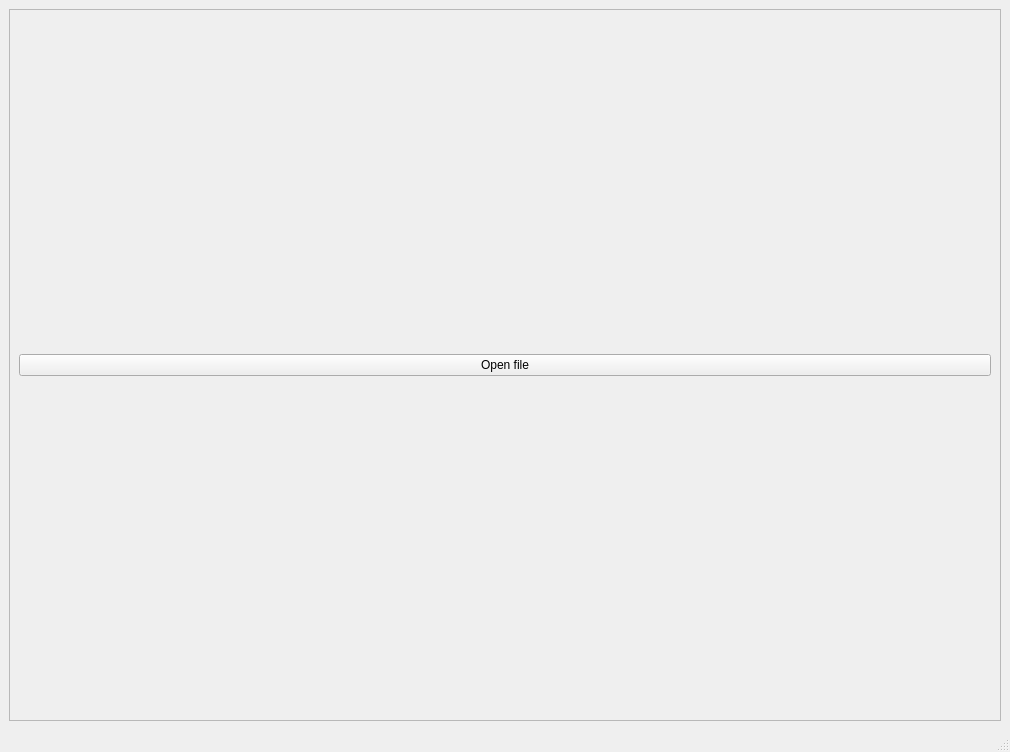
<?xml version="1.0" encoding="UTF-8"?>
<ui version="4.0">
 <class>MainWindow</class>
 <widget class="QMainWindow" name="MainWindow">
  <property name="geometry">
   <rect>
    <x>0</x>
    <y>0</y>
    <width>1010</width>
    <height>752</height>
   </rect>
  </property>
  <property name="windowTitle">
   <string>MainWindow</string>
  </property>
  <widget class="QWidget" name="centralwidget">
   <layout class="QGridLayout" name="gridLayout">
    <item row="0" column="0">
     <widget class="QFrame" name="frame">
      <property name="frameShape">
       <enum>QFrame::StyledPanel</enum>
      </property>
      <property name="frameShadow">
       <enum>QFrame::Raised</enum>
      </property>
      <layout class="QGridLayout" name="gridLayout_2">
       <item row="0" column="0">
        <widget class="QPushButton" name="pushButton">
         <property name="text">
          <string>Open file</string>
         </property>
        </widget>
       </item>
      </layout>
     </widget>
    </item>
   </layout>
  </widget>
  <widget class="QMenuBar" name="menubar">
   <property name="geometry">
    <rect>
     <x>0</x>
     <y>0</y>
     <width>1010</width>
     <height>30</height>
    </rect>
   </property>
  </widget>
  <widget class="QStatusBar" name="statusbar"/>
 </widget>
 <resources/>
 <connections/>
</ui>
